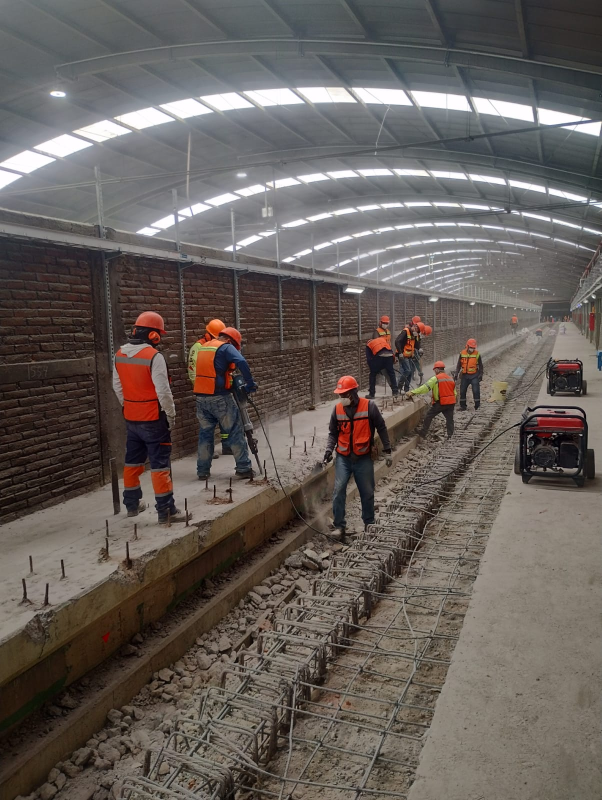
#> input picture tests/obra 1.jpeg, 1204 x 1600 px (shown at 1/2 size)
$ python quality.py ../../tests   (older library calls are emulated)
#> lines starting #> are read from the running program, lines starting #| are printed output that depends on the picture
"""
Frame Quality Analysis — Combined FFT + Laplacian Blur Detection
=================================================================

Uses two complementary methods to catch all blur types:
  - FFT high-frequency energy: catches motion blur (hand shake during scan)
  - Laplacian variance: catches defocus blur (camera out of focus)

A frame is rejected if EITHER score is below its adaptive threshold.

Generates frame_quality.json with per-frame scores.

Usage:
    python -m frames.quality /path/to/frames/dir [--threshold-pct 15]
"""
import cv2
import numpy as np
import json
import os
import sys
import glob
from pathlib import Path


# ═════════════════════════════════════════════════════════════════
#                       BLUR SCORING
# ═════════════════════════════════════════════════════════════════

def compute_fft_score(gray: np.ndarray) -> float:
    """
    FFT high-frequency energy score.
    Low score = motion blur (high frequencies killed by hand movement).
    Robust against uniform surfaces (walls, floors) because even a sharp
    image of a white wall has SOME high-frequency micro-texture.
    ~1ms per frame at 640px.
    """
    f = np.fft.fft2(gray.astype(np.float32))
    fshift = np.fft.fftshift(f)
    magnitude = np.abs(fshift)

    # Zero out the central low-frequency region
    # This isolates the high-frequency ring where blur is detectable
    h, w = magnitude.shape
    cy, cx = h // 2, w // 2
    r = min(h, w) // 8  # ~12.5% of image = low frequencies
    magnitude[cy - r:cy + r, cx - r:cx + r] = 0

    return float(np.mean(magnitude))


def compute_laplacian_score(gray: np.ndarray) -> float:
    """
    Laplacian variance score.
    Low score = defocus blur (smooth transitions, no edges).
    Fast and simple, but gives false positives on uniform surfaces.
    ~0.5ms per frame at 640px.
    """
    laplacian = cv2.Laplacian(gray, cv2.CV_64F)
    return float(laplacian.var())


def compute_blur_scores(image_path: str) -> dict:
    """
    Compute combined blur scores for a single frame.
    Returns dict with 'fft' and 'laplacian' scores, or None on error.
    """
    img = cv2.imread(image_path, cv2.IMREAD_GRAYSCALE)
    if img is None:
        return None

    # Resize for consistent scoring and speed
    h, w = img.shape
    if max(h, w) > 640:
        scale = 640 / max(h, w)
        img = cv2.resize(img, None, fx=scale, fy=scale, interpolation=cv2.INTER_AREA)

    return {
        "fft": compute_fft_score(img),
        "laplacian": compute_laplacian_score(img),
    }


# Legacy single-score API (backward compat)
# [39 lines left out: functions compute_blur_score, compute_inter_frame_diff, auto_threshold, not called in this run]


def compute_adaptive_thresholds(fft_scores: list, lap_scores: list,
                                 percentile: float = 15.0) -> dict:
    """
    Compute adaptive thresholds using percentile method.

    The bottom N% of scores are considered blurry. This adapts to each
    video's lighting, texture, and capture quality automatically.

    Args:
        fft_scores: List of FFT scores
        lap_scores: List of Laplacian scores
        percentile: Bottom percentile to reject (default 15 = reject bottom 15%)

    Returns:
        dict with 'fft' and 'laplacian' thresholds
    """
    valid_fft = [s for s in fft_scores if s > 0]
    valid_lap = [s for s in lap_scores if s > 0]

    fft_thresh = float(np.percentile(valid_fft, percentile)) if valid_fft else 0.0
    lap_thresh = float(np.percentile(valid_lap, percentile)) if valid_lap else 0.0

    return {"fft": fft_thresh, "laplacian": lap_thresh}


# ═════════════════════════════════════════════════════════════════
#                     BATCH ANALYSIS
# ═════════════════════════════════════════════════════════════════

def analyze_frames(image_dir: str, threshold: float = None,
                   threshold_pct: float = 15.0) -> dict:
    """
    Analyze all frames in a directory for blur using FFT + Laplacian.

    Args:
        image_dir: Path to directory containing frame images
        threshold: Manual Laplacian threshold (legacy, if set disables FFT)
        threshold_pct: Bottom percentile to reject (default 15%)

    Returns:
        dict with scores, thresholds, and per-frame results
    """
    # Find all image files, sorted
    extensions = ('*.jpg', '*.jpeg', '*.png')
    image_files = []
    for ext in extensions:
        image_files.extend(glob.glob(os.path.join(image_dir, ext)))
    image_files.sort()

    if not image_files:
        print(f"[FrameQuality] No images found in {image_dir}")
        return {"error": "No images found", "frames": []}

    print(f"[FrameQuality] Analyzing {len(image_files)} frames (FFT + Laplacian)...")

    # Compute blur scores
    fft_scores = []
    lap_scores = []
    frames = []
    for i, path in enumerate(image_files):
        scores = compute_blur_scores(path)
#> in compute_blur_scores, `img = cv2.imread(image_path, cv2.IMREAD_GRAYSCALE)`:
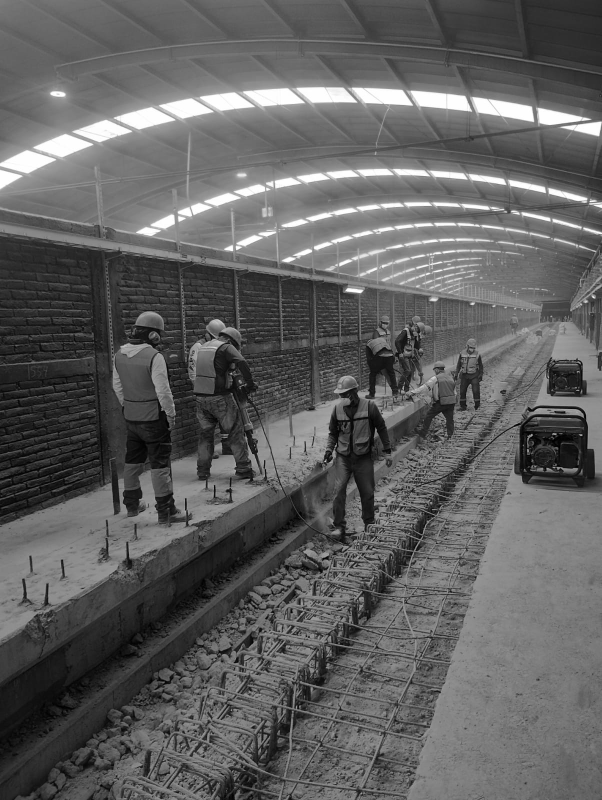
#> img: shape (1600, 1204) (shown at 1/2 size); min 0, max 255, mean 96.2
#> in compute_blur_scores, `img = cv2.resize(img, None, fx=scale, fy=scale, interpolation=cv2.INTE..`:
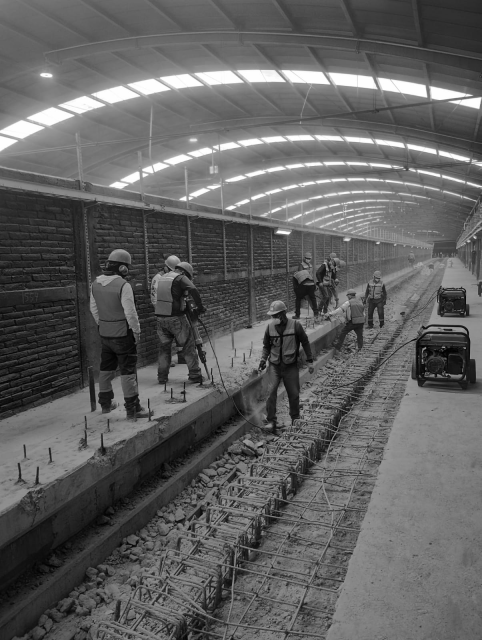
#> img: shape (640, 482); min 1, max 255, mean 96.2
#> in compute_fft_score, `magnitude[cy - r:cy + r, cx - r:cx + r] = 0`:
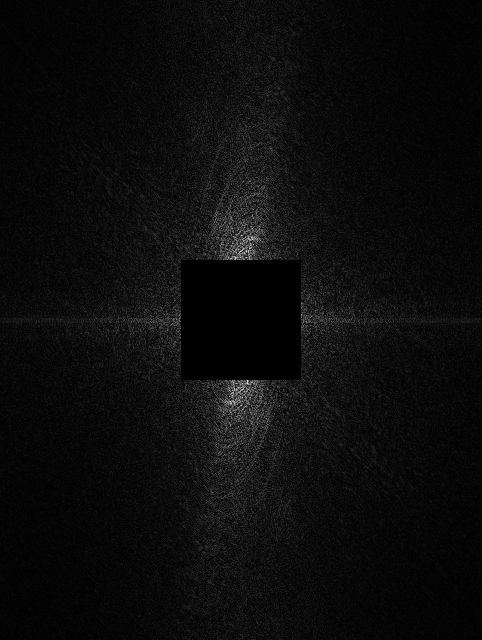
#> magnitude: shape (640, 482) float64; min 0, max 111291.3, mean 5429.4; drawn with min black and max white
#> in compute_laplacian_score, `laplacian = cv2.Laplacian(gray, cv2.CV_64F)`:
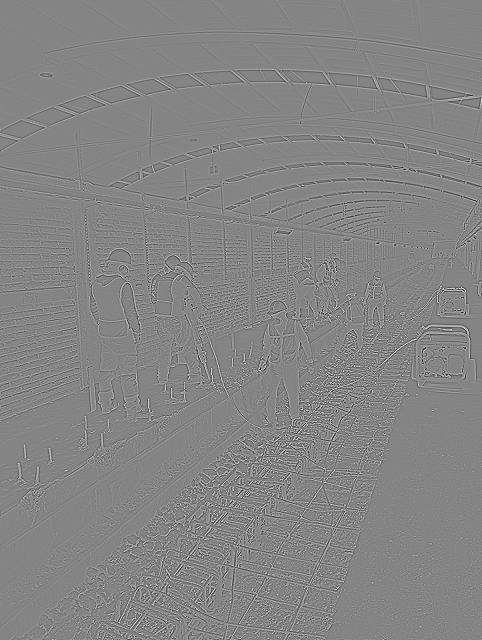
#> laplacian: shape (640, 482) float64; min -330, max 303, mean 0; drawn with min black and max white
#> scores = {'fft': 5429.4, 'laplacian': 1248.3}
        if scores is None:
            fft_scores.append(-1.0)
            lap_scores.append(-1.0)
        else:
            fft_scores.append(scores["fft"])
            lap_scores.append(scores["laplacian"])

        # Inter-frame difference
        if i > 0:
            diff = compute_inter_frame_diff(image_files[i - 1], path)
        else:
            diff = 0.0

        frames.append({
            "index": i,
            "file": os.path.basename(path),
            "fft_score": round(fft_scores[-1], 2),
            "blur_score": round(lap_scores[-1], 2),  # Keep 'blur_score' for backward compat
            "inter_frame_diff": round(diff, 2),
            "valid": True  # Set below
        })

        if (i + 1) % 100 == 0:
            print(f"[FrameQuality]   {i + 1}/{len(image_files)} analyzed...")

    # Compute thresholds
    if threshold is not None:
        # Legacy single-threshold mode (Laplacian only)
        thresholds = {"fft": 0.0, "laplacian": threshold}
    else:
        thresholds = compute_adaptive_thresholds(fft_scores, lap_scores, threshold_pct)
#> in compute_adaptive_thresholds, `valid_fft = [s for s in fft_scores if s > 0]`: valid_fft = [5429.4]
#> in compute_adaptive_thresholds, `valid_lap = [s for s in lap_scores if s > 0]`: valid_lap = [1248.3]
#> in compute_adaptive_thresholds, `fft_thresh = float(np.percentile(valid_fft, percentile)) if valid_fft ..`: fft_thresh = 5429.4
#> in compute_adaptive_thresholds, `lap_thresh = float(np.percentile(valid_lap, percentile)) if valid_lap ..`: lap_thresh = 1248.3
#> thresholds = {'fft': 5429.4, 'laplacian': 1248.3}

    # Mark validity (blurry if EITHER score is below its threshold)
    valid_count = 0
    rejected_fft = 0
    rejected_lap = 0
    rejected_both = 0
    for f in frames:
        fft_ok = f["fft_score"] >= thresholds["fft"] and f["fft_score"] >= 0
        lap_ok = f["blur_score"] >= thresholds["laplacian"] and f["blur_score"] >= 0

        f["valid"] = fft_ok and lap_ok

        if f["valid"]:
            valid_count += 1
        else:
            if not fft_ok and not lap_ok:
                rejected_both += 1
            elif not fft_ok:
                rejected_fft += 1
            else:
                rejected_lap += 1
#> this loop made 1 pass
#> (fft_ok, lap_ok, rejected_both) on pass 1: (False, False, 1)
#> after the loop, rejected_both = 1; rejected_fft = 0; rejected_lap = 0; valid_count = 0

    rejected_count = rejected_fft + rejected_lap + rejected_both
#> rejected_count = 1

    # Stats
    valid_fft = [s for s in fft_scores if s >= 0]
#> valid_fft = [5429.4]
    valid_lap = [s for s in lap_scores if s >= 0]
#> valid_lap = [1248.3]

    result = {
        "method": "fft+laplacian",
        "threshold_fft": round(thresholds["fft"], 2),
        "threshold": round(thresholds["laplacian"], 2),  # backward compat key
        "threshold_percentile": threshold_pct,
        "total_frames": len(image_files),
        "valid_frames": valid_count,
        "rejected_frames": rejected_count,
        "rejected_by_fft": rejected_fft,
        "rejected_by_laplacian": rejected_lap,
        "rejected_by_both": rejected_both,
        "stats": {
            "fft": {
                "min": round(min(valid_fft), 2) if valid_fft else 0,
                "max": round(max(valid_fft), 2) if valid_fft else 0,
                "mean": round(float(np.mean(valid_fft)), 2) if valid_fft else 0,
                "median": round(float(np.median(valid_fft)), 2) if valid_fft else 0,
            },
            "laplacian": {
                "min": round(min(valid_lap), 2) if valid_lap else 0,
                "max": round(max(valid_lap), 2) if valid_lap else 0,
                "mean": round(float(np.mean(valid_lap)), 2) if valid_lap else 0,
                "median": round(float(np.median(valid_lap)), 2) if valid_lap else 0,
            },
            # Legacy compat keys
            "min": round(min(valid_lap), 2) if valid_lap else 0,
            "max": round(max(valid_lap), 2) if valid_lap else 0,
            "mean": round(float(np.mean(valid_lap)), 2) if valid_lap else 0,
            "median": round(float(np.median(valid_lap)), 2) if valid_lap else 0,
            "std": round(float(np.std(valid_lap)), 2) if valid_lap else 0,
        },
        "frames": frames
    }

    print(f"[FrameQuality] ✅ Done: {valid_count} valid, {rejected_count} rejected "
          f"(FFT={rejected_fft}, Lap={rejected_lap}, Both={rejected_both})")
#| [FrameQuality] ✅ Done: 0 valid, 1 rejected (FFT=0, Lap=0, Both=1)
    print(f"[FrameQuality]   Thresholds: FFT≥{thresholds['fft']:.1f}, "
          f"Lap≥{thresholds['laplacian']:.1f} (P{threshold_pct:.0f})")
#| [FrameQuality]   Thresholds: FFT≥5429.4, Lap≥1248.3 (P15)

    return result


def save_manifest(image_dir: str, result: dict) -> str:
    """Save analysis results as frame_quality.json in the image directory."""
    output_path = os.path.join(image_dir, "frame_quality.json")
    with open(output_path, "w") as f:
        json.dump(result, f, indent=2)
    print(f"[FrameQuality] Saved: {output_path}")
    return output_path


# [20 lines left out: function load_valid_frames, not called in this run]


# ── CLI ──
if __name__ == "__main__":
    import argparse

    parser = argparse.ArgumentParser(description="Analyze frame quality (FFT + Laplacian blur detection)")
    parser.add_argument("image_dir", help="Directory containing frame images")
    parser.add_argument("--threshold", type=float, default=None,
                        help="Manual Laplacian threshold (legacy, disables FFT)")
    parser.add_argument("--threshold-pct", type=float, default=15.0,
                        help="Bottom percentile to reject (default: 15)")
    parser.add_argument("--show-rejected", action="store_true",
                        help="Print details of rejected frames")
    args = parser.parse_args()

    result = analyze_frames(args.image_dir, args.threshold,
                           threshold_pct=args.threshold_pct)
#> result = 12 items

    if "error" in result:
        print(f"Error: {result['error']}")
        sys.exit(1)

    save_manifest(args.image_dir, result)

    # Print summary
    print(f"\n{'=' * 50}")
    print(f"Total:     {result['total_frames']}")
#| Total:     1
    print(f"Valid:     {result['valid_frames']}")
#| Valid:     0
    print(f"Rejected:  {result['rejected_frames']}")
#| Rejected:  1
    print(f"  By FFT:      {result.get('rejected_by_fft', 0)}")
#|   By FFT:      0
    print(f"  By Laplacian: {result.get('rejected_by_laplacian', 0)}")
#|   By Laplacian: 0
    print(f"  By Both:      {result.get('rejected_by_both', 0)}")
#|   By Both:      1
    print(f"FFT Threshold:  {result.get('threshold_fft', 'N/A')}")
#| FFT Threshold:  5429.41
    print(f"Lap Threshold:  {result['threshold']}")
#| Lap Threshold:  1248.28

    if args.show_rejected:
        print(f"\nRejected frames:")
        for f in result["frames"]:
            if not f["valid"]:
                print(f"  {f['file']}: fft={f.get('fft_score', '?')}, "
                      f"lap={f['blur_score']}, diff={f['inter_frame_diff']}")
